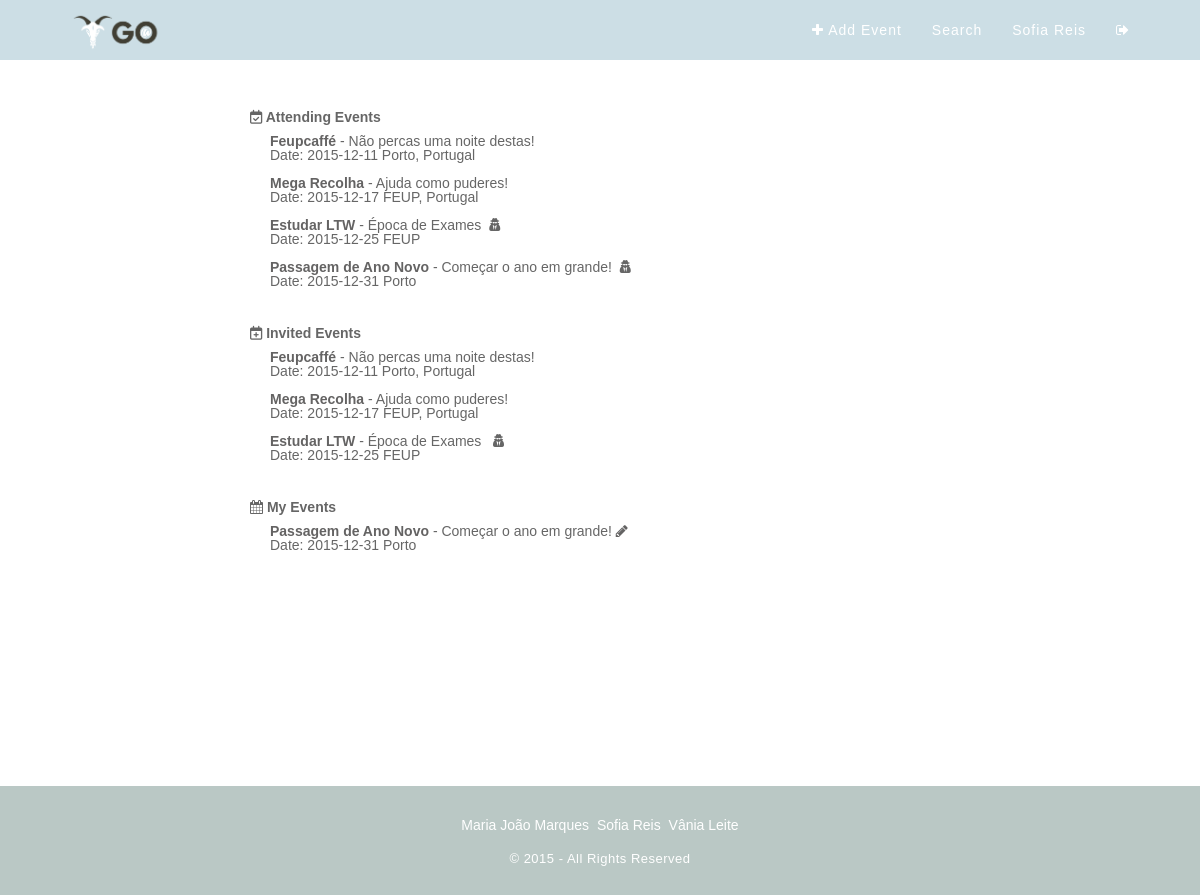
The page /?pagina=userPage (signed in) on the database its author committed.
### tables this page shows
CREATE TABLE "Event" (
	`idEvent`	INTEGER PRIMARY KEY AUTOINCREMENT,
	`name`	TEXT NOT NULL,
	`description`	TEXT NOT NULL,
	`idImage`	INTEGER,
	`idType`	INTEGER,
	`date`	TEXT NOT NULL,
	`idUser`	INTEGER NOT NULL,
	`public`	INTEGER DEFAULT 0,
	`local`	TEXT
);

### php/loadEvent.php (called while the page is built, shortened)
<?
try {
  $db = new PDO('sqlite:./db/dboltw.db');
  $db->setAttribute(PDO::ATTR_ERRMODE, PDO::ERRMODE_EXCEPTION);
} catch (PDOException $e) {
    print "Error!: " . $e->getMessage() . "<br/>";
    die();
}
function getEventInfo($id){
  try{
    global $db;
    $stmt=$db->prepare("SELECT * FROM Event WHERE idEvent=:event_id");
    $stmt->bindValue(':event_id',$id,PDO::PARAM_STR);
    $found=$stmt->execute();
    $columns=$stmt->fetch();
    return $columns;
  }catch(PDOException $e){
    if(isset($_SESSION['user_id'])){
      $log=$e->getMessage()." ___Date=".date("Y-m-d")." ___ idUser=".$_SESSION['user_id'].PHP_EOL;
    }else{
      $log=$e->getMessage()." ___Date= ".date("Y-m-d")."\n";
    }
    error_log($log,3,"../error.log");
    return -1;
  }
}
function getEventGo($id){
  try{
    global $db;
    $stmt=$db->prepare("SELECT * FROM EventGo WHERE idUser=:id");
    $stmt->bindValue(':id',$id);
    $query = $stmt->execute();
    $result= $stmt->fetchAll();
    return $result;
  }
  catch(PDOException $e){
    if(isset($_SESSION['user_id'])){
      $log=$e->getMessage()." ___Date=".date("Y-m-d")." ___ idUser=".$_SESSION['user_id'].PHP_EOL;
    }else{
      $log=$e->getMessage()." ___Date= ".date("Y-m-d")."\n";
    }
    error_log($log,3,"../error.log");
    return -1;
  }
}
function getUserEvents($id){
  try{
    global $db;
    $stmt=$db->prepare("SELECT * FROM Event WHERE idUser=:id");
    $stmt->bindValue(':id',$id);
    $query = $stmt->execute();
    $result= $stmt->fetchAll();
    return $result;
  }
  catch(PDOException $e){
    if(isset($_SESSION['user_id'])){
      $log=$e->getMessage()." ___Date=".date("Y-m-d")." ___ idUser=".$_SESSION['user_id'].PHP_EOL;
    }else{
      $log=$e->getMessage()." ___Date= ".date("Y-m-d")."\n";
    }
    error_log($log,3,"../error.log");
    return -1;
  }
}
function getInvitedEvent($id){
  try{
    global $db;
    $stmt=$db->prepare("SELECT * FROM EventInvite WHERE idUser = :id;");
    $stmt->bindValue(':id',$id);
    $query = $stmt->execute();
    $result= $stmt->fetchAll();
    return $result;
  }
  catch(PDOException $e){
    if(isset($_SESSION['user_id'])){
      $log=$e->getMessage()." ___Date=".date("Y-m-d")." ___ idUser=".$_SESSION['user_id'].PHP_EOL;
    }else{
      $log=$e->getMessage()." ___Date= ".date("Y-m-d")."\n";
    }
    error_log($log,3,"../error.log");
    return -1;
  }
}
$eventsGo = getEventGo($_SESSION['user_id']);
$userEvents = getUserEvents($_SESSION['user_id']);
$invitedEvents = getInvitedEvent($_SESSION['user_id']);
?>

### template/userPage.php (the view)
<? include_once 'php/loadEvent.php'; ?>
<section class="billboard-body-userpage">
	<h1 id="userpageTitle"><span><i class="fa fa-calendar-check-o"></i> Attending Events </span></h1>
	<div id="userEvents">
		<?php
		if(!empty($eventsGo)){
			for($i=0; $i < count($eventsGo); ++$i)
			{
				$event = getEventInfo($eventsGo[$i]['idEvent']);
				if($event['public'] == 0) {
				echo '<a href="./?pagina=showEvent&id='.$event['idEvent'].'""><span><b>'.$event['name'].'</b></span></a> - '.$event['description'].'&nbsp;&nbsp;<i id="secretfa"class="fa fa-user-secret"></i><br><span>Date:&nbsp;'.$event['date'].'</span>&nbsp;'.$event['local'].'<br><br>';
				}else{
						echo '<a href="./?pagina=showEvent&id='.$event['idEvent'].'""><span><b>'.$event['name'].'</b></span></a> - '.$event['description'].'<br><span>Date:&nbsp;'.$event['date'].'</span>&nbsp;'.$event['local'].'<br><br>';
				}
			}
		}
		else{
			echo 'No events to attend.';
		}
		?>
	</div>
	<br>
	<h1 id="userpageTitle"><span><i class="fa fa-calendar-plus-o"></i></i> Invited Events </span></h1>
	<div id="userEvents">
		<?php
		if(!empty($invitedEvents)){
			for($i=0; $i < count($invitedEvents); ++$i)
			{
				$event = getEventInfo($invitedEvents[$i]['idEvent']);
				if($event['public'] == 0) {
						echo '<a href="./?pagina=showEvent&id='.$event['idEvent'].'""><span><b>'.$event['name'].'</b></span></a> - '.$event['description'].'
				&nbsp;&nbsp;<i id="secretfa"class="fa fa-user-secret"></i><br><span>Date:&nbsp;'.$event['date'].'</span>&nbsp;'.$event['local'].'<br><br>';
				}else{
				echo '<a href="./?pagina=showEvent&id='.$event['idEvent'].'""><span><b>'.$event['name'].'</b></span></a> - '.$event['description'].'
				<br><span>Date:&nbsp;'.$event['date'].'</span>&nbsp;'.$event['local'].'<br><br>';
				}
			}
		}
		else{
			echo 'You don\'t have invites for other events.';
		}
		?>
	</div>
	<br>
	<h1 id="userpageTitle"><span><i class="fa fa-calendar"></i></i> My Events </span></h1>
	<div id="userEvents">
		<?php
		if(!empty($userEvents)){
			for($i=0; $i < count($userEvents); ++$i)
			{
				$event = getEventInfo($userEvents[$i]['idEvent']);
				echo '<a href="./?pagina=showEvent&id='.$event['idEvent'].'""><span><b>'.$event['name'].'</b></span></a> - '.$event['description'].'
				<a href="./?pagina=editEvent&id='.$event['idEvent'].'"><i class="fa fa-pencil"></i></a><br><span>Date:&nbsp;'.$event['date'].'</span>&nbsp;'.$event['local'].'<br><br>';
			}
		}
		else{
			echo '<a href="./?pagina=createEvent">You don\'t have any event yet. Please, create one now.</a>';
		}
		?>
	</div>
</section>

### css/main.css (style rules this page uses)
.billboard-body-userpage { width: auto; height: auto; padding-left: 250px; padding-right: 250px; padding-bottom: 50px; padding-top: 50px; background-size: cover; -webkit-background-size: cover; -moz-background-size: cover; -o-background-size: cover; }
body { font-family: 'Source Sans Pro', sans-serif; font-size: 14px; color: #666; position:relative; padding-bottom: 95px; min-height: 100%; height: auto !important; height: 100%; }
html, body { overflow: auto; height: 100%; }
#userpageTitle { size: 20%; }
#userEvents { padding-left: 20px; padding-bottom: 10px; padding-top: 10px; }
#userEvents a { color: #646363; text-decoration: none; }

### rows shown on the page
event: name "Feupcaffé", description "Não percas uma noite destas!", date "2015-12-11", local "Porto, Portugal"
event: name "Mega Recolha", description "Ajuda como puderes!", date "2015-12-17", local "FEUP, Portugal"
event: name "Estudar LTW", description "Época de Exames", date "2015-12-25", local "FEUP"
event: name "Passagem de Ano Novo", description "Começar o ano em grande!", date "2015-12-31", local "Porto"

### other values the page prints
$_SESSION['firstname'] "Sofia"
$_SESSION['lastname'] "Reis"
